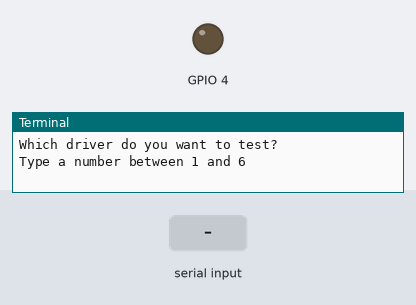
Recording of a program running on a simulated Raspberry Pi (BCM pin numbers). Parts: output pins drawn as LEDs (lit = HIGH), the last lines printed to the terminal. Dashed ring = blinking. Inputs (shaded band) come from the test bench. At 10.8 s the program stops and its outputs stay as they are.

Above: at 1.2 s.
1.3 s: "5" typed at the terminal, then Enter
2.8 s: "90" typed at the terminal, then Enter
At 3.0 s:
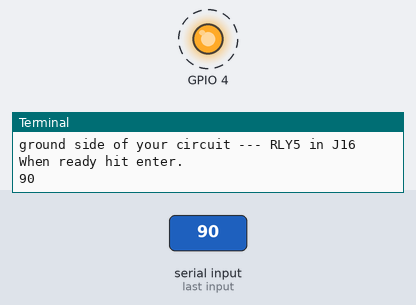
Timing chart, 0 to 11.9 s (numbered marks = the images above; inputs shaded):
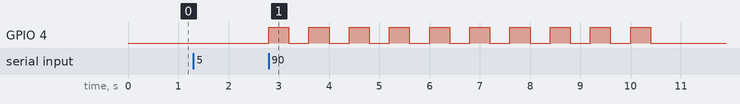

Measured:
- after the input at 2.8 s, GPIO 4: alternates HIGH for 0.40 s and LOW for 0.40 s, 20 changes in all, then stays LOW, starting at once

The program:

ocol-wp.py
```python
#!/usr/bin/env python2.7
# Python 2.7 version by Alex Eames of http://RasPi.TV
# functionally equivalent to the Gertboard ocol test by Gert Jan van Loo & Myra VanInwegen
# Use at your own risk - I'm pretty sure the code is harmless, but check it yourself.

import wiringpi
from time import sleep

def reset_ports():
    wiringpi.digitalWrite(4, 0)                         # switches off port 4 on normal exit
    wiringpi.pinMode(4,0)                               # set port 4 back to input mode

def which_channel():
    print "Which driver do you want to test?"
    channel = raw_input("Type a number between 1 and 6\n")              # User inputs channel number
    while not channel.isdigit():                                        # Check valid user input
        channel = raw_input("Try again - just numbers 1-6 please!\n")   # Make them do it again if wrong
    return channel

channel = 0                                         # set channel to 0 initially so it will ask for user input
while not 0 < channel < 7:                          # continue asking until answer between 1 & 6 given
    channel = int(which_channel())                  # once proper answer given, carry on

print "These are the connections for the open collector test:"      # Print On-screen Instructions
print "GP4 in J2 --- RLY%d in J4" % channel
print "+ of external power source --- RPWR in J6"
print "ground of external power source --- GND (any)"
print "ground side of your circuit --- RLY%d in J%d" % (channel, channel+11)
raw_input("When ready hit enter.\n")

wiringpi.wiringPiSetupGpio()                        # Initialise GPIO
wiringpi.pinMode(4, 1)                              # set up port 4 for output

try:
    for i in range(10):                             # do this 10 times
        wiringpi.digitalWrite(4, 1)                 # switch port 4 on
        sleep(0.4)                                  # wait 0.4 seconds
        wiringpi.digitalWrite(4, 0)                 # switch port 4 off
        sleep(0.4)

except KeyboardInterrupt:                           # trap a CTRL+C keyboard interrupt
    reset_ports()                                   # reset ports

reset_ports()       # reset ports on normal exit
```
